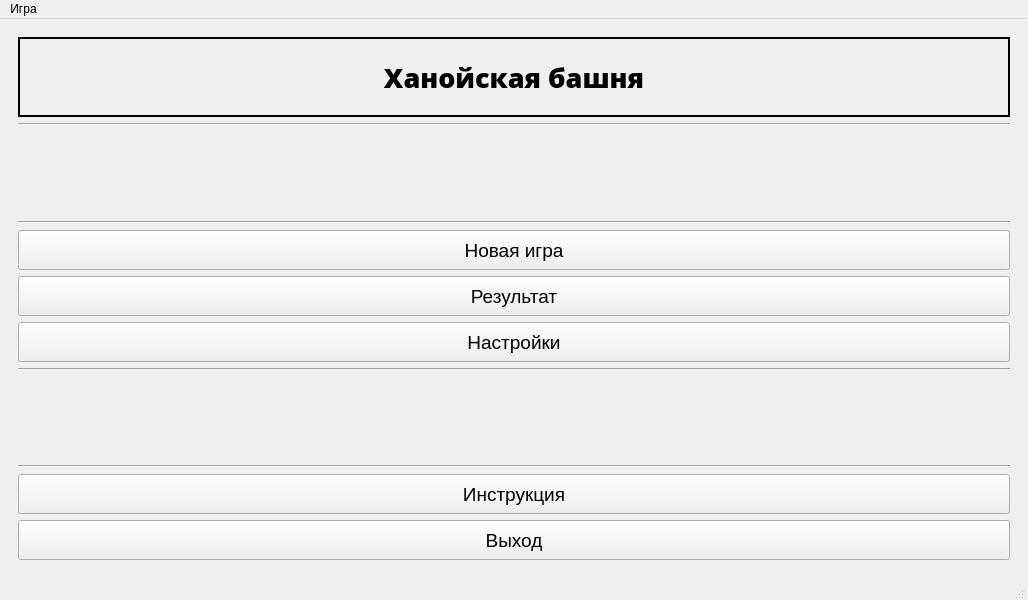
<?xml version="1.0" encoding="UTF-8"?>
<ui version="4.0">
 <class>MainWindow</class>
 <widget class="QMainWindow" name="MainWindow">
  <property name="geometry">
   <rect>
    <x>0</x>
    <y>0</y>
    <width>1028</width>
    <height>600</height>
   </rect>
  </property>
  <property name="minimumSize">
   <size>
    <width>0</width>
    <height>0</height>
   </size>
  </property>
  <property name="maximumSize">
   <size>
    <width>1028</width>
    <height>600</height>
   </size>
  </property>
  <property name="windowTitle">
   <string>Ханойская башня</string>
  </property>
  <widget class="QWidget" name="centralwidget">
   <layout class="QHBoxLayout" name="horizontalLayout">
    <item>
     <widget class="QStackedWidget" name="stackedWidget">
      <widget class="QWidget" name="page">
       <layout class="QVBoxLayout" name="verticalLayout">
        <item>
         <widget class="QLabel" name="lbl_text">
          <property name="sizePolicy">
           <sizepolicy hsizetype="Preferred" vsizetype="Preferred">
            <horstretch>0</horstretch>
            <verstretch>0</verstretch>
           </sizepolicy>
          </property>
          <property name="minimumSize">
           <size>
            <width>0</width>
            <height>80</height>
           </size>
          </property>
          <property name="font">
           <font>
            <family>Open Sans ExtraBold</family>
            <pointsize>20</pointsize>
           </font>
          </property>
          <property name="toolTipDuration">
           <number>-1</number>
          </property>
          <property name="statusTip">
           <string/>
          </property>
          <property name="whatsThis">
           <string/>
          </property>
          <property name="frameShape">
           <enum>QFrame::WinPanel</enum>
          </property>
          <property name="lineWidth">
           <number>1</number>
          </property>
          <property name="text">
           <string>Ханойская башня</string>
          </property>
          <property name="alignment">
           <set>Qt::AlignCenter</set>
          </property>
          <property name="wordWrap">
           <bool>true</bool>
          </property>
         </widget>
        </item>
        <item>
         <widget class="Line" name="line">
          <property name="orientation">
           <enum>Qt::Horizontal</enum>
          </property>
         </widget>
        </item>
        <item>
         <spacer name="verticalSpacer_2">
          <property name="orientation">
           <enum>Qt::Vertical</enum>
          </property>
          <property name="sizeHint" stdset="0">
           <size>
            <width>20</width>
            <height>40</height>
           </size>
          </property>
         </spacer>
        </item>
        <item>
         <widget class="Line" name="line_2">
          <property name="orientation">
           <enum>Qt::Horizontal</enum>
          </property>
         </widget>
        </item>
        <item>
         <layout class="QVBoxLayout" name="verticalLayout_2">
          <item>
           <widget class="QPushButton" name="btn_newGame">
            <property name="minimumSize">
             <size>
              <width>0</width>
              <height>40</height>
             </size>
            </property>
            <property name="font">
             <font>
              <pointsize>14</pointsize>
             </font>
            </property>
            <property name="text">
             <string>Новая игра</string>
            </property>
           </widget>
          </item>
          <item>
           <widget class="QPushButton" name="btn_table">
            <property name="minimumSize">
             <size>
              <width>0</width>
              <height>40</height>
             </size>
            </property>
            <property name="font">
             <font>
              <pointsize>14</pointsize>
             </font>
            </property>
            <property name="text">
             <string>Результат</string>
            </property>
           </widget>
          </item>
          <item>
           <widget class="QPushButton" name="btn_setting">
            <property name="minimumSize">
             <size>
              <width>0</width>
              <height>40</height>
             </size>
            </property>
            <property name="font">
             <font>
              <pointsize>14</pointsize>
             </font>
            </property>
            <property name="text">
             <string>Настройки</string>
            </property>
           </widget>
          </item>
         </layout>
        </item>
        <item>
         <widget class="Line" name="line_3">
          <property name="orientation">
           <enum>Qt::Horizontal</enum>
          </property>
         </widget>
        </item>
        <item>
         <spacer name="verticalSpacer">
          <property name="orientation">
           <enum>Qt::Vertical</enum>
          </property>
          <property name="sizeHint" stdset="0">
           <size>
            <width>20</width>
            <height>40</height>
           </size>
          </property>
         </spacer>
        </item>
        <item>
         <widget class="Line" name="line_4">
          <property name="orientation">
           <enum>Qt::Horizontal</enum>
          </property>
         </widget>
        </item>
        <item>
         <layout class="QVBoxLayout" name="verticalLayout_3">
          <item>
           <widget class="QPushButton" name="btn_instruction">
            <property name="minimumSize">
             <size>
              <width>0</width>
              <height>40</height>
             </size>
            </property>
            <property name="font">
             <font>
              <pointsize>14</pointsize>
             </font>
            </property>
            <property name="text">
             <string>Инструкция</string>
            </property>
           </widget>
          </item>
          <item>
           <widget class="QPushButton" name="btn_exit">
            <property name="minimumSize">
             <size>
              <width>0</width>
              <height>40</height>
             </size>
            </property>
            <property name="font">
             <font>
              <pointsize>14</pointsize>
             </font>
            </property>
            <property name="text">
             <string>Выход</string>
            </property>
           </widget>
          </item>
         </layout>
        </item>
       </layout>
      </widget>
      <widget class="QWidget" name="page_2"/>
     </widget>
    </item>
   </layout>
  </widget>
  <widget class="QMenuBar" name="menubar">
   <property name="geometry">
    <rect>
     <x>0</x>
     <y>0</y>
     <width>1028</width>
     <height>21</height>
    </rect>
   </property>
   <widget class="QMenu" name="menu">
    <property name="title">
     <string>Игра</string>
    </property>
    <addaction name="newGame"/>
    <addaction name="separator"/>
    <addaction name="back_menu"/>
    <addaction name="separator"/>
    <addaction name="instruction"/>
    <addaction name="table"/>
    <addaction name="separator"/>
    <addaction name="exit"/>
   </widget>
   <addaction name="menu"/>
  </widget>
  <widget class="QStatusBar" name="statusbar"/>
  <action name="newGame">
   <property name="icon">
    <iconset resource="resource.qrc">
     <normaloff>:/resource/img/game.png</normaloff>:/resource/img/game.png</iconset>
   </property>
   <property name="text">
    <string>Новая игра</string>
   </property>
  </action>
  <action name="back_menu">
   <property name="icon">
    <iconset resource="resource.qrc">
     <normaloff>:/resource/img/back_menu.png</normaloff>:/resource/img/back_menu.png</iconset>
   </property>
   <property name="text">
    <string>Вернуться к меню</string>
   </property>
  </action>
  <action name="instruction">
   <property name="icon">
    <iconset resource="resource.qrc">
     <normaloff>:/resource/img/info.png</normaloff>:/resource/img/info.png</iconset>
   </property>
   <property name="text">
    <string>Инструкция</string>
   </property>
  </action>
  <action name="table">
   <property name="icon">
    <iconset resource="resource.qrc">
     <normaloff>:/resource/img/record.png</normaloff>:/resource/img/record.png</iconset>
   </property>
   <property name="text">
    <string>Рейтинг</string>
   </property>
  </action>
  <action name="exit">
   <property name="icon">
    <iconset resource="resource.qrc">
     <normaloff>:/resource/img/exit.png</normaloff>:/resource/img/exit.png</iconset>
   </property>
   <property name="text">
    <string>Выход</string>
   </property>
  </action>
 </widget>
 <resources>
  <include location="resource.qrc"/>
 </resources>
 <connections/>
</ui>
